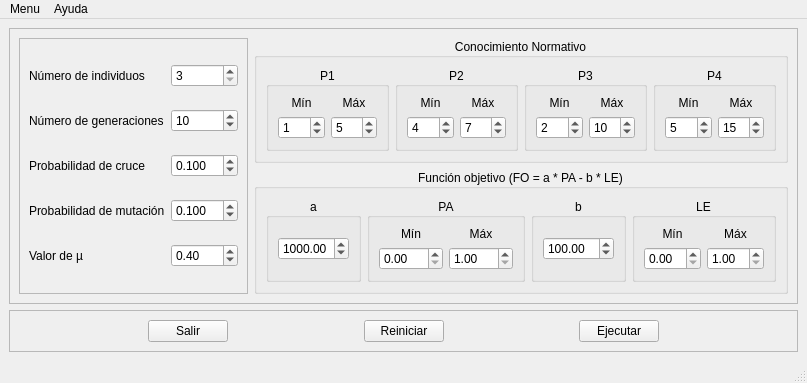
<?xml version="1.0" encoding="UTF-8"?>
<ui version="4.0">
 <class>MainWindow</class>
 <widget class="QMainWindow" name="MainWindow">
  <property name="geometry">
   <rect>
    <x>0</x>
    <y>0</y>
    <width>757</width>
    <height>381</height>
   </rect>
  </property>
  <property name="windowTitle">
   <string>Simulador del SAP v1.0</string>
  </property>
  <widget class="QWidget" name="centralwidget">
   <layout class="QGridLayout" name="gridLayout_14">
    <item row="0" column="0">
     <widget class="QFrame" name="frame_3">
      <property name="frameShape">
       <enum>QFrame::StyledPanel</enum>
      </property>
      <property name="frameShadow">
       <enum>QFrame::Raised</enum>
      </property>
      <layout class="QGridLayout" name="gridLayout_13">
       <item row="0" column="0" rowspan="2">
        <widget class="QFrame" name="frame">
         <property name="frameShape">
          <enum>QFrame::StyledPanel</enum>
         </property>
         <property name="frameShadow">
          <enum>QFrame::Raised</enum>
         </property>
         <layout class="QGridLayout" name="gridLayout_3">
          <item row="0" column="0">
           <widget class="QLabel" name="labIndividuos">
            <property name="text">
             <string>Número de individuos</string>
            </property>
           </widget>
          </item>
          <item row="0" column="1">
           <widget class="QSpinBox" name="numIndividuos">
            <property name="minimum">
             <number>3</number>
            </property>
            <property name="maximum">
             <number>100000</number>
            </property>
           </widget>
          </item>
          <item row="1" column="0">
           <widget class="QLabel" name="labGeneraciones">
            <property name="text">
             <string>Número de generaciones</string>
            </property>
           </widget>
          </item>
          <item row="1" column="1">
           <widget class="QSpinBox" name="numGeneraciones">
            <property name="minimum">
             <number>1</number>
            </property>
            <property name="maximum">
             <number>100000</number>
            </property>
            <property name="value">
             <number>10</number>
            </property>
           </widget>
          </item>
          <item row="2" column="0">
           <widget class="QLabel" name="labCruce">
            <property name="text">
             <string>Probabilidad de cruce</string>
            </property>
           </widget>
          </item>
          <item row="2" column="1">
           <widget class="QDoubleSpinBox" name="probCruce">
            <property name="decimals">
             <number>3</number>
            </property>
            <property name="minimum">
             <double>0.001000000000000</double>
            </property>
            <property name="maximum">
             <double>1.000000000000000</double>
            </property>
            <property name="singleStep">
             <double>0.001000000000000</double>
            </property>
            <property name="value">
             <double>0.100000000000000</double>
            </property>
           </widget>
          </item>
          <item row="3" column="0">
           <widget class="QLabel" name="labMutacion">
            <property name="text">
             <string>Probabilidad de mutación</string>
            </property>
           </widget>
          </item>
          <item row="3" column="1">
           <widget class="QDoubleSpinBox" name="probMutacion">
            <property name="decimals">
             <number>3</number>
            </property>
            <property name="minimum">
             <double>0.001000000000000</double>
            </property>
            <property name="maximum">
             <double>1.000000000000000</double>
            </property>
            <property name="singleStep">
             <double>0.001000000000000</double>
            </property>
            <property name="value">
             <double>0.100000000000000</double>
            </property>
           </widget>
          </item>
          <item row="4" column="0">
           <widget class="QLabel" name="labMiu">
            <property name="text">
             <string>Valor de µ </string>
            </property>
           </widget>
          </item>
          <item row="4" column="1">
           <widget class="QDoubleSpinBox" name="valorMiu">
            <property name="maximum">
             <double>100.000000000000000</double>
            </property>
            <property name="singleStep">
             <double>0.050000000000000</double>
            </property>
            <property name="value">
             <double>0.400000000000000</double>
            </property>
           </widget>
          </item>
         </layout>
        </widget>
       </item>
       <item row="0" column="1">
        <widget class="QGroupBox" name="groupBox_2">
         <property name="title">
          <string>Conocimiento Normativo</string>
         </property>
         <property name="alignment">
          <set>Qt::AlignCenter</set>
         </property>
         <property name="flat">
          <bool>false</bool>
         </property>
         <property name="checkable">
          <bool>false</bool>
         </property>
         <layout class="QGridLayout" name="gridLayout_2">
          <item row="0" column="0">
           <widget class="QGroupBox" name="groupP1">
            <property name="title">
             <string>P1</string>
            </property>
            <property name="alignment">
             <set>Qt::AlignCenter</set>
            </property>
            <layout class="QGridLayout" name="gridLayout_9">
             <item row="0" column="0">
              <widget class="QLabel" name="labminP1">
               <property name="text">
                <string>Mín</string>
               </property>
               <property name="alignment">
                <set>Qt::AlignCenter</set>
               </property>
              </widget>
             </item>
             <item row="0" column="1">
              <widget class="QLabel" name="labmaxP1">
               <property name="text">
                <string>Máx</string>
               </property>
               <property name="alignment">
                <set>Qt::AlignCenter</set>
               </property>
              </widget>
             </item>
             <item row="1" column="0">
              <widget class="QSpinBox" name="minP1">
               <property name="value">
                <number>1</number>
               </property>
              </widget>
             </item>
             <item row="1" column="1">
              <widget class="QSpinBox" name="maxP1">
               <property name="value">
                <number>5</number>
               </property>
              </widget>
             </item>
            </layout>
           </widget>
          </item>
          <item row="0" column="1">
           <widget class="QGroupBox" name="groupP2">
            <property name="title">
             <string>P2</string>
            </property>
            <property name="alignment">
             <set>Qt::AlignCenter</set>
            </property>
            <layout class="QGridLayout" name="gridLayout_10">
             <item row="0" column="0">
              <widget class="QLabel" name="labminP2">
               <property name="text">
                <string>Mín</string>
               </property>
               <property name="alignment">
                <set>Qt::AlignCenter</set>
               </property>
              </widget>
             </item>
             <item row="0" column="1">
              <widget class="QLabel" name="labmaxP2">
               <property name="text">
                <string>Máx</string>
               </property>
               <property name="alignment">
                <set>Qt::AlignCenter</set>
               </property>
              </widget>
             </item>
             <item row="1" column="0">
              <widget class="QSpinBox" name="minP2">
               <property name="value">
                <number>4</number>
               </property>
              </widget>
             </item>
             <item row="1" column="1">
              <widget class="QSpinBox" name="maxP2">
               <property name="value">
                <number>7</number>
               </property>
              </widget>
             </item>
            </layout>
           </widget>
          </item>
          <item row="0" column="2">
           <widget class="QGroupBox" name="groupP3">
            <property name="title">
             <string>P3</string>
            </property>
            <property name="alignment">
             <set>Qt::AlignCenter</set>
            </property>
            <layout class="QGridLayout" name="gridLayout_11">
             <item row="0" column="0">
              <widget class="QLabel" name="labminP3">
               <property name="text">
                <string>Mín</string>
               </property>
               <property name="alignment">
                <set>Qt::AlignCenter</set>
               </property>
              </widget>
             </item>
             <item row="0" column="1">
              <widget class="QLabel" name="labmaxP3">
               <property name="text">
                <string>Máx</string>
               </property>
               <property name="alignment">
                <set>Qt::AlignCenter</set>
               </property>
              </widget>
             </item>
             <item row="1" column="0">
              <widget class="QSpinBox" name="minP3">
               <property name="value">
                <number>2</number>
               </property>
              </widget>
             </item>
             <item row="1" column="1">
              <widget class="QSpinBox" name="maxP3">
               <property name="value">
                <number>10</number>
               </property>
              </widget>
             </item>
            </layout>
           </widget>
          </item>
          <item row="0" column="3">
           <widget class="QGroupBox" name="groupP4">
            <property name="title">
             <string>P4</string>
            </property>
            <property name="alignment">
             <set>Qt::AlignCenter</set>
            </property>
            <layout class="QGridLayout" name="gridLayout_12">
             <item row="0" column="0">
              <widget class="QLabel" name="labminP4">
               <property name="text">
                <string>Mín</string>
               </property>
               <property name="alignment">
                <set>Qt::AlignCenter</set>
               </property>
              </widget>
             </item>
             <item row="0" column="1">
              <widget class="QLabel" name="labmaxP4">
               <property name="text">
                <string>Máx</string>
               </property>
               <property name="alignment">
                <set>Qt::AlignCenter</set>
               </property>
              </widget>
             </item>
             <item row="1" column="0">
              <widget class="QSpinBox" name="minP4">
               <property name="value">
                <number>5</number>
               </property>
              </widget>
             </item>
             <item row="1" column="1">
              <widget class="QSpinBox" name="maxP4">
               <property name="value">
                <number>15</number>
               </property>
              </widget>
             </item>
            </layout>
           </widget>
          </item>
         </layout>
        </widget>
       </item>
       <item row="1" column="1">
        <widget class="QGroupBox" name="groupBox">
         <property name="title">
          <string>Función objetivo (FO = a * PA - b * LE)</string>
         </property>
         <property name="alignment">
          <set>Qt::AlignCenter</set>
         </property>
         <property name="flat">
          <bool>false</bool>
         </property>
         <layout class="QGridLayout" name="gridLayout_6">
          <item row="0" column="0">
           <widget class="QGroupBox" name="groupA">
            <property name="title">
             <string>a</string>
            </property>
            <property name="alignment">
             <set>Qt::AlignCenter</set>
            </property>
            <layout class="QGridLayout" name="gridLayout_4">
             <item row="0" column="0">
              <widget class="QDoubleSpinBox" name="valorA">
               <property name="maximum">
                <double>9999.000000000000000</double>
               </property>
               <property name="singleStep">
                <double>0.100000000000000</double>
               </property>
               <property name="value">
                <double>1000.000000000000000</double>
               </property>
              </widget>
             </item>
            </layout>
           </widget>
          </item>
          <item row="0" column="3">
           <widget class="QGroupBox" name="groupLE">
            <property name="title">
             <string>LE</string>
            </property>
            <property name="alignment">
             <set>Qt::AlignCenter</set>
            </property>
            <layout class="QGridLayout" name="gridLayout_8">
             <item row="0" column="0">
              <widget class="QLabel" name="labminLE">
               <property name="text">
                <string>Mín</string>
               </property>
               <property name="alignment">
                <set>Qt::AlignCenter</set>
               </property>
              </widget>
             </item>
             <item row="0" column="1">
              <widget class="QLabel" name="labmaxLE">
               <property name="text">
                <string>Máx</string>
               </property>
               <property name="alignment">
                <set>Qt::AlignCenter</set>
               </property>
              </widget>
             </item>
             <item row="1" column="0">
              <widget class="QDoubleSpinBox" name="minLE">
               <property name="singleStep">
                <double>0.100000000000000</double>
               </property>
              </widget>
             </item>
             <item row="1" column="1">
              <widget class="QDoubleSpinBox" name="maxLE">
               <property name="minimum">
                <double>1.000000000000000</double>
               </property>
               <property name="singleStep">
                <double>0.100000000000000</double>
               </property>
              </widget>
             </item>
            </layout>
           </widget>
          </item>
          <item row="0" column="2">
           <widget class="QGroupBox" name="groupB">
            <property name="title">
             <string>b</string>
            </property>
            <property name="alignment">
             <set>Qt::AlignCenter</set>
            </property>
            <layout class="QGridLayout" name="gridLayout_5">
             <item row="0" column="0">
              <widget class="QDoubleSpinBox" name="valorB">
               <property name="maximum">
                <double>9999.000000000000000</double>
               </property>
               <property name="singleStep">
                <double>0.100000000000000</double>
               </property>
               <property name="value">
                <double>100.000000000000000</double>
               </property>
              </widget>
             </item>
            </layout>
           </widget>
          </item>
          <item row="0" column="1">
           <widget class="QGroupBox" name="groupPA">
            <property name="title">
             <string>PA</string>
            </property>
            <property name="alignment">
             <set>Qt::AlignCenter</set>
            </property>
            <layout class="QGridLayout" name="gridLayout_7">
             <item row="0" column="0">
              <widget class="QLabel" name="labminPA">
               <property name="text">
                <string>Mín</string>
               </property>
               <property name="alignment">
                <set>Qt::AlignCenter</set>
               </property>
              </widget>
             </item>
             <item row="0" column="1">
              <widget class="QLabel" name="labmaxPA">
               <property name="text">
                <string>Máx</string>
               </property>
               <property name="alignment">
                <set>Qt::AlignCenter</set>
               </property>
              </widget>
             </item>
             <item row="1" column="0">
              <widget class="QDoubleSpinBox" name="minPA">
               <property name="maximum">
                <double>100.000000000000000</double>
               </property>
               <property name="singleStep">
                <double>0.100000000000000</double>
               </property>
              </widget>
             </item>
             <item row="1" column="1">
              <widget class="QDoubleSpinBox" name="maxPA">
               <property name="minimum">
                <double>1.000000000000000</double>
               </property>
               <property name="maximum">
                <double>999.000000000000000</double>
               </property>
               <property name="singleStep">
                <double>0.100000000000000</double>
               </property>
              </widget>
             </item>
            </layout>
           </widget>
          </item>
         </layout>
        </widget>
       </item>
      </layout>
     </widget>
    </item>
    <item row="1" column="0">
     <widget class="QFrame" name="frame_2">
      <property name="frameShape">
       <enum>QFrame::StyledPanel</enum>
      </property>
      <property name="frameShadow">
       <enum>QFrame::Raised</enum>
      </property>
      <layout class="QGridLayout" name="gridLayout">
       <item row="0" column="0">
        <spacer name="horizontalSpacer_4">
         <property name="orientation">
          <enum>Qt::Horizontal</enum>
         </property>
         <property name="sizeHint" stdset="0">
          <size>
           <width>30</width>
           <height>20</height>
          </size>
         </property>
        </spacer>
       </item>
       <item row="0" column="4">
        <spacer name="horizontalSpacer">
         <property name="orientation">
          <enum>Qt::Horizontal</enum>
         </property>
         <property name="sizeHint" stdset="0">
          <size>
           <width>19</width>
           <height>20</height>
          </size>
         </property>
        </spacer>
       </item>
       <item row="0" column="6">
        <spacer name="horizontalSpacer_3">
         <property name="orientation">
          <enum>Qt::Horizontal</enum>
         </property>
         <property name="sizeHint" stdset="0">
          <size>
           <width>19</width>
           <height>20</height>
          </size>
         </property>
        </spacer>
       </item>
       <item row="0" column="3">
        <widget class="QPushButton" name="botonReiniciar">
         <property name="text">
          <string>Reiniciar</string>
         </property>
        </widget>
       </item>
       <item row="0" column="1">
        <widget class="QPushButton" name="botonSalir">
         <property name="text">
          <string>Salir</string>
         </property>
        </widget>
       </item>
       <item row="0" column="5">
        <widget class="QPushButton" name="botonEjecutar">
         <property name="text">
          <string>Ejecutar</string>
         </property>
        </widget>
       </item>
       <item row="0" column="2">
        <spacer name="horizontalSpacer_2">
         <property name="orientation">
          <enum>Qt::Horizontal</enum>
         </property>
         <property name="sizeHint" stdset="0">
          <size>
           <width>128</width>
           <height>20</height>
          </size>
         </property>
        </spacer>
       </item>
      </layout>
     </widget>
    </item>
   </layout>
  </widget>
  <widget class="QMenuBar" name="menubar">
   <property name="geometry">
    <rect>
     <x>0</x>
     <y>0</y>
     <width>757</width>
     <height>20</height>
    </rect>
   </property>
   <widget class="QMenu" name="menuSalir">
    <property name="title">
     <string>Menu</string>
    </property>
    <addaction name="actionSalir"/>
   </widget>
   <widget class="QMenu" name="menuAyuda">
    <property name="title">
     <string>Ayuda</string>
    </property>
    <addaction name="actionAcerca_de"/>
   </widget>
   <addaction name="menuSalir"/>
   <addaction name="menuAyuda"/>
  </widget>
  <widget class="QStatusBar" name="statusbar"/>
  <action name="actionSalir">
   <property name="text">
    <string>Salir</string>
   </property>
  </action>
  <action name="actionAcerca_de">
   <property name="text">
    <string>Acerca de</string>
   </property>
  </action>
 </widget>
 <resources/>
 <connections/>
</ui>
